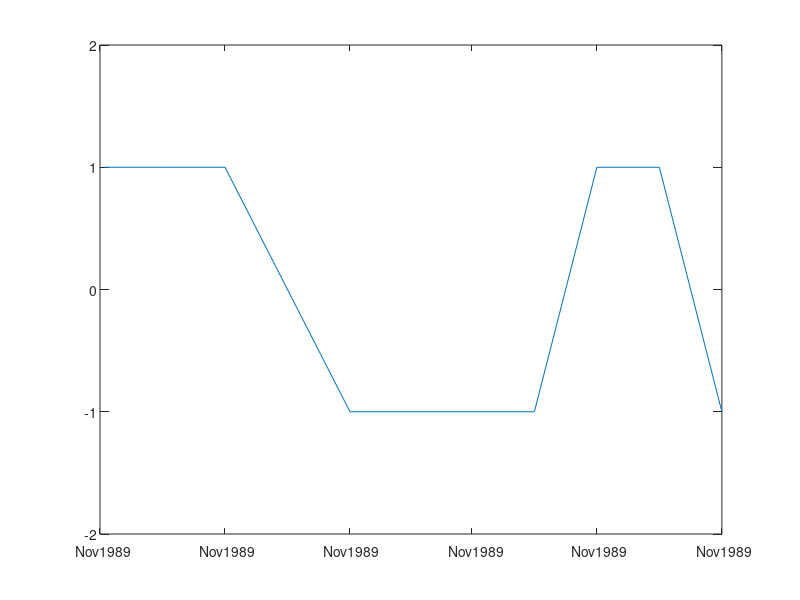

Write MATLAB code to recreate this figure. (Note: this script raises an error after producing the figure.)
myData(:,1)=[726792 726793 726794 726796 726799 726800 726801 726802 ];
myData(:,2)=[1 1 1 -1 -1 1 1 -1];
plot (myData(:,1),myData(:,2))
axis([min(myData(:,1)) max(myData(:,1)) -2 2])
datetick('x','mmmyyyy')
 ax = gca;
 ax.YTick      = [-1,1];
 ax.YTickLabel = {'contango','backwardation'};